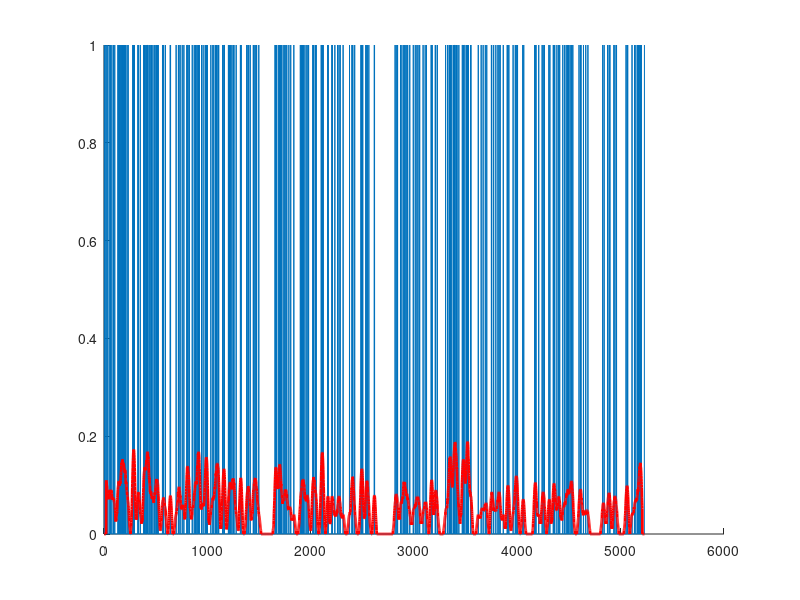

Write the MATLAB code that produced this figure.
% generate time series of random spikes

% number of spikes
n = 300;

% inter-spike intervals (exponential distribution for bursts)
% randn : Return a matrix with normally distributed random elements having
%         zero mean and variance one.
isi = round(exp(randn(n,1))*10);

% in each isi there is gonna be a spike
% generate spike time series
spikets = 0;
for i = 1:n
  spikets(sum(isi(1:i))) = 1; 
end

figure(1), clf, hold on
h = plot(spikets)

% implement Gaussian window
fwhm = 25;
k = 20;
gtime = -k:k
gauswin = exp(-(4*log(2)*gtime.^2)/fwhm^2);
gauswin = gauswin / sum(gauswin);

% initialize filtered signal vector
filtsigG = zeros(size(spikets));

% implement the weighted running mean filter
for i=k+1:length(spikets)-k-1
    filtsigG(i) = sum( spikets(i-k:i+k).*gauswin );
end

plot(filtsigG,'r','linew',2)
